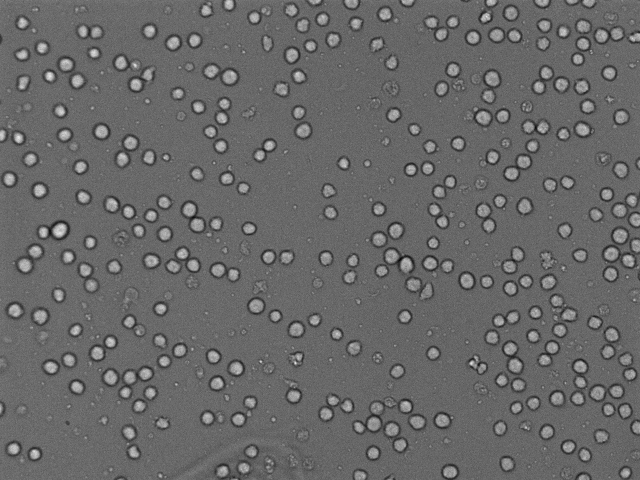
#> input picture segTests/images/Scene1Interval017_TRANS_small.png, 1280 x 960 px, found by its file name (shown at 1/2 size)
$ jupyter execute tests.ipynb
#> lines starting #> are read from the running program, lines starting #| are printed output that depends on the picture; after the words box and inside, x2 and y2 are one past the last pixel; in counts of white or black regions, pixels touching at a corner belong together
# original - do not change

# test code

change here

[cell 1]
import numpy as np
import cv2
from matplotlib import pyplot as plt

# img = cv2.imread("images\\Scene1Interval072_TxRed.png")
# img2 = cv2.imread("images\\Scene1Interval072_TxRed.png")

img = cv2.imread("images\\Scene1Interval017_TRANS_small.png")
#> img is the input picture: shape (960, 1280, 3); min 0, max 255, mean 104.1
img2 = cv2.imread("images\\Scene1Interval017_TRANS_small.png")
img_red = cv2.imread("images\\Scene1Interval017_TxRed.tif")
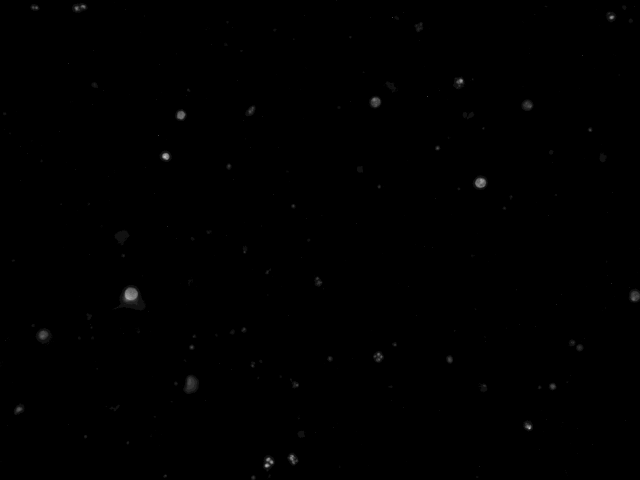
#> input picture segTests/images/Scene1Interval017_TxRed.tif, 1280 x 960 px, found by its file name (shown at 1/2 size)
#> img_red is the input picture: shape (960, 1280, 3); min 0, max 15, mean 0.0285
img_red2 = cv2.imread("images\\Scene1Interval017_TxRed.tif")
img_green = cv2.imread("images\\Scene1Interval017_GFP.png")
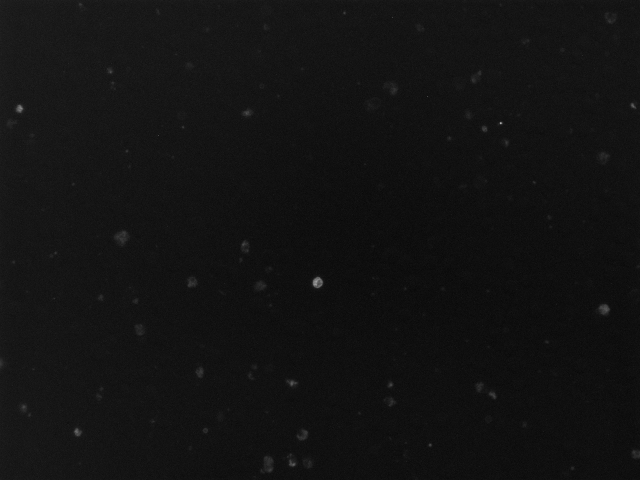
#> input picture segTests/images/Scene1Interval017_GFP.png, 1280 x 960 px, found by its file name (shown at 1/2 size)
#> img_green is the input picture: shape (960, 1280, 3); min 0, max 255, mean 18.7
img_green2 = cv2.imread("images\\Scene1Interval017_GFP.png")


# [17 lines of commented-out code are left out]

b,g,r = cv2.split(img)
rgb_img = cv2.merge([r,g,b])

gray = cv2.cvtColor(img,cv2.COLOR_BGR2GRAY)

#gray = cv2.GaussianBlur(gray,(1,1),1)

clahe = cv2.createCLAHE(clipLimit=1.0, tileGridSize=(3,3))
gray = clahe.apply(gray)

#THRESH_BINARY_INV - turns black to white to "select" cell interior, OTSU - mehtod
ret, thresh = cv2.threshold(gray,0,255,cv2.THRESH_BINARY_INV + cv2.THRESH_OTSU)
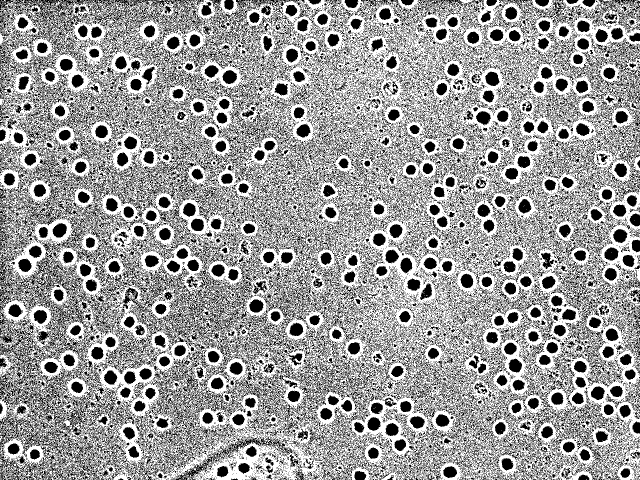
#> thresh: shape (960, 1280) (shown at 1/2 size); 61% white; 23813 black regions (21238 under 20 px), largest, box (x1, y1, x2, y2) and area: (0, 289, 253, 960) 38719, (180, 530, 547, 760) 15288, (0, 0, 406, 199) 12583
#> ret = 117


#green test

b,g,r = cv2.split(img_green)
rgb_img_green = cv2.merge([r,g,b])

gray_green = cv2.cvtColor(img_green,cv2.COLOR_BGR2GRAY)

#ret, thresh3 = cv2.threshold(gray_green,0,255,cv2.THRESH_BINARY + cv2.THRESH_OTSU)

#adaptive - works better with floresence (bright)
thresh3 = cv2.adaptiveThreshold(gray_green, 255, cv2.ADAPTIVE_THRESH_GAUSSIAN_C, cv2.THRESH_BINARY_INV, 101, 2)
#> thresh3: shape (960, 1280); 36.2% white in thin lines or dots


# red test
b,g,r = cv2.split(img_red)
rgb_img_red = cv2.merge([r,g,b])

gray_red = cv2.cvtColor(img_red,cv2.COLOR_BGR2GRAY)

#gray = cv2.GaussianBlur(gray,(1,1),1)

clahe = cv2.createCLAHE(clipLimit=1.0, tileGridSize=(3,3))
gray_red = clahe.apply(gray_red)

ret, thresh4 = cv2.threshold(gray_red,0,255,cv2.THRESH_BINARY_INV + cv2.THRESH_OTSU)
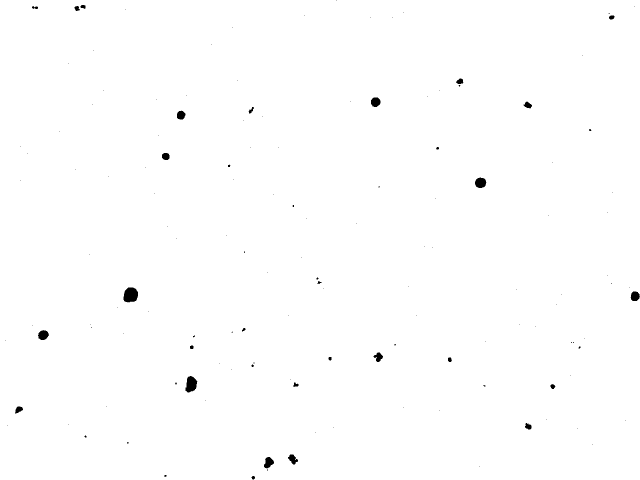
#> thresh4: shape (960, 1280) (shown at 1/2 size); 99.6% white; 139 black regions (110 under 20 px), largest, box (x1, y1, x2, y2) and area: (247, 575, 276, 605) 705, (371, 752, 395, 785) 559, (950, 355, 973, 376) 371
#> ret = 5
# [9 lines of commented-out code are left out]
kernel = np.ones((2,2),np.uint8) #small kernel for closing gaps in cells
kernelClosing = np.ones((4,4),np.uint8) #kernel for clearing noise, small "noise" cell are removed(phase, red)
kernelClosing_green = np.ones((3,3),np.uint8) #kernel for clearing noise, small "noise" cell are removed(green)

opening = cv2.morphologyEx(thresh,cv2.MORPH_OPEN,kernel, iterations = 3) #dialate + erode
#> opening: shape (960, 1280); 17.4% white; 1115 white regions (397 under 20 px), largest, box (x1, y1, x2, y2) and area: (741, 444, 874, 609) 4950, (705, 795, 860, 913) 4812, (1140, 717, 1280, 877) 4750
closing = cv2.morphologyEx(thresh,cv2.MORPH_CLOSE,kernelClosing, iterations = 3) #dialate + erode
#> closing: shape (960, 1280); 92.1% white; 285 black regions, largest, box (x1, y1, x2, y2) and area: (109, 451, 136, 477) 580, (975, 148, 1000, 174) 567, (449, 145, 476, 170) 565

opening_green = cv2.morphologyEx(thresh3,cv2.MORPH_OPEN,kernel, iterations = 3)
#> opening_green: shape (960, 1280); 0.27% white; 56 white regions (23 under 20 px), largest, box (x1, y1, x2, y2) and area: (610, 537, 669, 600) 1884, (1225, 617, 1233, 629) 68, (28, 232, 38, 243) 67
closing_green = cv2.morphologyEx(thresh3,cv2.MORPH_CLOSE,kernelClosing, iterations = 3)
#> closing_green: shape (960, 1280); 99.2% white; 36 black regions, largest, box (x1, y1, x2, y2) and area: (530, 915, 550, 948) 607, (231, 465, 260, 491) 600, (1199, 611, 1221, 634) 459

opening_red = cv2.morphologyEx(thresh4,cv2.MORPH_OPEN,kernel, iterations = 3)
#> opening_red: shape (960, 1280); 99.6% white; 135 black regions (107 under 20 px), largest, box (x1, y1, x2, y2) and area: (250, 578, 279, 608) 709, (374, 755, 398, 788) 561, (953, 358, 976, 379) 371
closing_red = cv2.morphologyEx(thresh4,cv2.MORPH_CLOSE,kernelClosing, iterations = 3)
#> closing_red: shape (960, 1280); 99.8% white; 9 black regions, largest, box (x1, y1, x2, y2) and area: (251, 578, 278, 607) 683, (376, 757, 396, 785) 504, (954, 359, 974, 378) 346

# sure background area red
#sure_bg = cv2.dilate(closing,kernel,iterations=2)

# sure background area PHASE
sure_bg = cv2.dilate(closing,kernel,iterations=1)
#> sure_bg: shape (960, 1280); 93% white; 285 black regions, largest, box (x1, y1, x2, y2) and area: (110, 452, 136, 477) 528, (976, 149, 1000, 174) 517, (450, 146, 476, 170) 514

sure_bg_green = cv2.dilate(closing_green,kernel,iterations=1)
#> sure_bg_green: shape (960, 1280); 99.3% white; 36 black regions, largest, box (x1, y1, x2, y2) and area: (531, 916, 550, 948) 552, (232, 466, 260, 491) 546, (1200, 612, 1221, 634) 415

sure_bg_red = cv2.dilate(closing_red,kernel,iterations=1)
#> sure_bg_red: shape (960, 1280); 99.8% white; 9 black regions, largest, box (x1, y1, x2, y2) and area: (252, 579, 278, 607) 628, (377, 758, 396, 785) 457, (955, 360, 974, 378) 308


# sure background area
#sure_bg = cv2.erode(closing,kernel,iterations=1)

# Finding sure foreground area
dist_transform = cv2.distanceTransform(sure_bg,cv2.DIST_L2,3)

dist_transform_green = cv2.distanceTransform(sure_bg_green,cv2.DIST_L2,3)
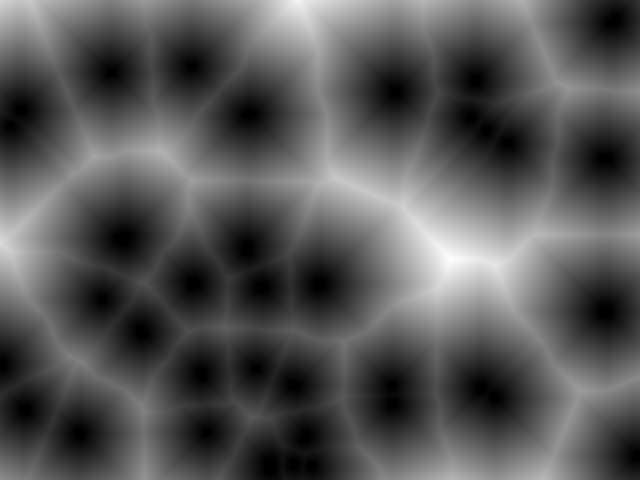
#> dist_transform_green: shape (960, 1280) float32 (shown at 1/2 size); min 0, max 261.1, mean 89.2; drawn with min black and max white

dist_transform_red = cv2.distanceTransform(sure_bg_red,cv2.DIST_L2,3)
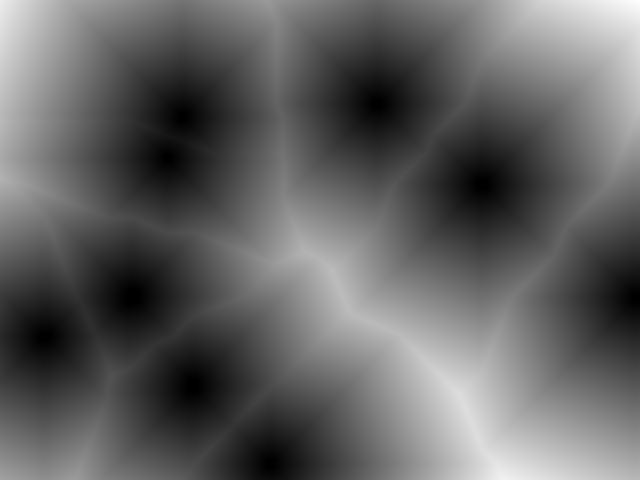
#> dist_transform_red: shape (960, 1280) float32 (shown at 1/2 size); min 0, max 472.2, mean 182.3; drawn with min black and max white


# Threshold RED
# ret, sure_fg = cv2.threshold(dist_transform,0.02*dist_transform.max(),255,0)

# Threshold GREEN
#ret, sure_fg = cv2.threshold(dist_transform,0.02*dist_transform.max(),255,0)


#dist_transform = cv2.GaussianBlur(dist_transform,(1,1),5)


# Threshold PHASE
ret, sure_fg = cv2.threshold(dist_transform,0.005*dist_transform.max(),255,0)
#> ret = 0.527


ret, sure_fg_green = cv2.threshold(dist_transform_green,0.005*dist_transform.max(),255,0)

ret, sure_fg_red = cv2.threshold(dist_transform_red,0.005*dist_transform.max(),255,0)


#sure_fg = cv2.medianBlur(sure_fg,5)

# Finding unknown region
sure_fg = np.uint8(sure_fg)
unknown = cv2.subtract(sure_bg,sure_fg)
#> unknown: shape (960, 1280); every value is 0

# Marker labelling
ret, markers = cv2.connectedComponents(sure_fg)
#> ret = 2

# Add one to all labels so that sure background is not 0, but 1
markers = markers+1

# Now, mark the region of unknown with zero
markers[unknown==255] = 0

markers = cv2.watershed(img,markers)
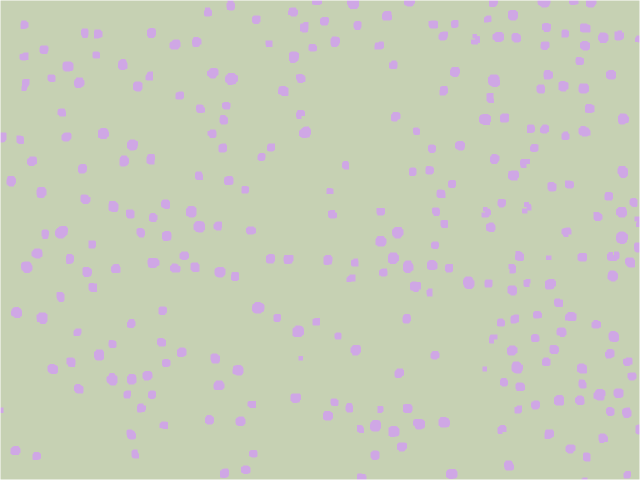
#> markers: shape (960, 1280) int32 (shown at 1/2 size); 3 distinct labels, from -1 to 2; one colour per label, 0 black, -1 white

img[markers == 1] = [255,255,255]
#> img: shape (960, 1280, 3); 7% of pixels changed, all inside (x1, y1, x2, y2) = (1, 1, 1279, 959)
img[markers != 1] = [0,0,0]

img[markers == -1] = [0,0,0]


# Finding unknown region green
sure_fg_green = np.uint8(sure_fg_green)
unknown_green = cv2.subtract(sure_bg_green,sure_fg_green)

# Marker labelling
ret, markers_green = cv2.connectedComponents(sure_fg_green)

# Add one to all labels so that sure background is not 0, but 1
markers_green = markers_green+1

# Now, mark the region of unknown with zero
markers_green[unknown_green==255] = 0

markers_green = cv2.watershed(img_green,markers_green)
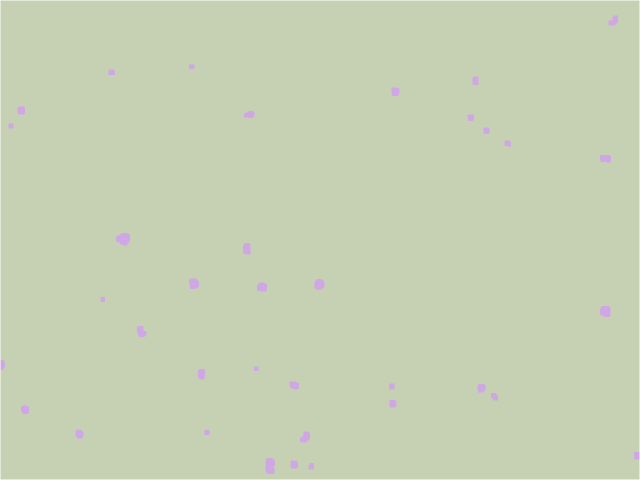
#> markers_green: shape (960, 1280) int32 (shown at 1/2 size); 3 distinct labels, from -1 to 2; one colour per label, 0 black, -1 white

img_green[markers_green == 1] = [255,255,255]
#> img_green: shape (960, 1280, 3); 0.7% of pixels changed, all inside (x1, y1, x2, y2) = (1, 31, 1279, 948)
img_green[markers_green != 1] = [0,0,0]

img_green[markers_green == -1] = [0,0,0]


# Finding unknown region red
sure_fg_red = np.uint8(sure_fg_red)
unknown_red = cv2.subtract(sure_bg_red,sure_fg_red)

# Marker labelling
ret, markers_red = cv2.connectedComponents(sure_fg_red)

# Add one to all labels so that sure background is not 0, but 1
markers_red = markers_red+1

# Now, mark the region of unknown with zero
markers_red[unknown_green==255] = 0

markers_red = cv2.watershed(img_red,markers_red)
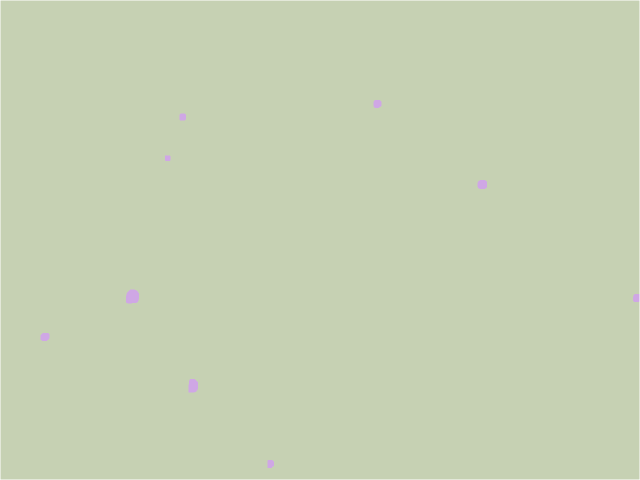
#> markers_red: shape (960, 1280) int32 (shown at 1/2 size); 3 distinct labels, from -1 to 2; one colour per label, 0 black, -1 white

img_red[markers_red == 1] = [255,255,255]
#> img_red: shape (960, 1280, 3); 0.21% of pixels changed, all inside (x1, y1, x2, y2) = (81, 200, 1279, 936)
img_red[markers_red != 1] = [0,0,0]

img_red[markers_red == -1] = [0,0,0]


#img = cv2.morphologyEx(img,cv2.MORPH_OPEN,kernel, iterations = 2)
#img = cv2.morphologyEx(img,cv2.MORPH_CLOSE,kernelClosing, iterations = 2)

img = cv2.dilate(img, kernel, iterations = 5)
#> img: shape (960, 1280, 3); 11.8% white; 284 white regions, largest, box (x1, y1, x2, y2) and area: (515, 287, 555, 327) 835, (110, 452, 141, 482) 808, (450, 146, 481, 175) 789

img3 = cv2.subtract(img2,img)

# green
img_green = cv2.dilate(img_green, kernel, iterations = 5)
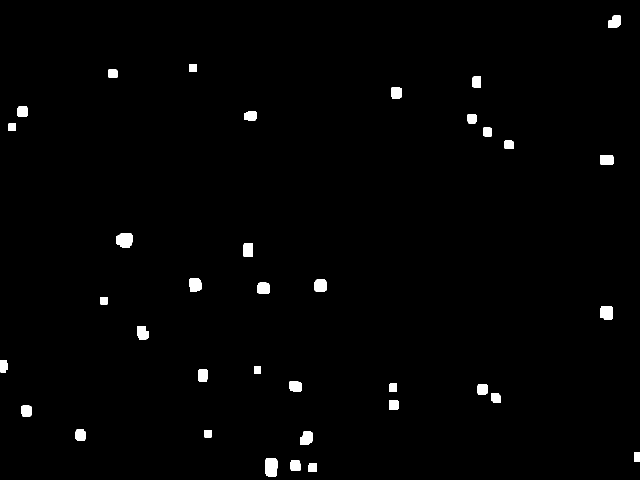
#> img_green: shape (960, 1280, 3) (shown at 1/2 size); 1.2% white; 36 white regions, largest, box (x1, y1, x2, y2) and area: (531, 916, 555, 953) 840, (232, 466, 265, 496) 836, (1200, 612, 1226, 639) 655

img4 = cv2.subtract(img_green,img_green2)

#red test


ret, thresh2 = cv2.threshold(gray_red,0,255,cv2.THRESH_BINARY_INV + cv2.THRESH_OTSU)
#> ret = 5

#img4= cv2.subtract(img2,cv2.bitwise_or(cv2.bitwise_or(img,img_green), img_red));

img4= cv2.subtract(img2,cv2.bitwise_or(img,img_green));


# sure_fg = cv2.erode(sure_fg, markers)

fig = plt.figure(figsize=(30,30))

#plt.imshow(img)

plt.subplot(421),plt.imshow(rgb_img)
plt.title('Input Image'), plt.xticks([]), plt.yticks([])
plt.subplot(422),plt.imshow(thresh, 'gray')
plt.title("Otsu's binary threshold Phase"), plt.xticks([]), plt.yticks([])

plt.subplot(423),plt.imshow(img3, 'gray')
plt.title("Green + Phase Subtract"), plt.xticks([]), plt.yticks([])
plt.subplot(424),plt.imshow(img_green, 'gray')
plt.title("Green Mask"), plt.xticks([]), plt.yticks([])

plt.subplot(425),plt.imshow(img4, 'gray')
plt.title("Red + Green + Phase Subtract"), plt.xticks([]), plt.yticks([])
plt.subplot(426),plt.imshow(img_red, 'gray')
plt.title("Red Mask"), plt.xticks([]), plt.yticks([])

plt.subplot(427),plt.imshow(sure_fg, 'gray')
plt.title("Sure FG Phase"), plt.xticks([]), plt.yticks([])

plt.subplot(428),plt.imshow(img, 'gray')
plt.title("Result from Watershed"), plt.xticks([]), plt.yticks([])


# plt.imsave(img, "images\\Scene1Interval072_TxRed_water.png")

plt.tight_layout()
plt.show()


fig.savefig("images\\Scene1Interval072_TxRed - THRESH.png")
